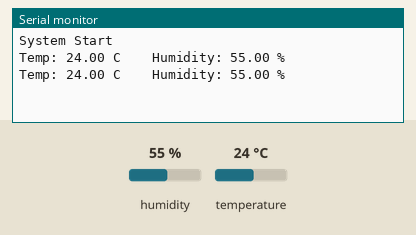
Recording of a sketch running on a simulated Arduino Uno, built with avr-gcc and run on an emulated ATmega328P. On the bench: the last lines printed to the serial monitor. The test bench sets the inputs (shaded band); at power-on: humidity 55 %, temperature 24 °C.

Above: at 2.8 s.
2.9 s: humidity set to 22 %
At 5.3 s:
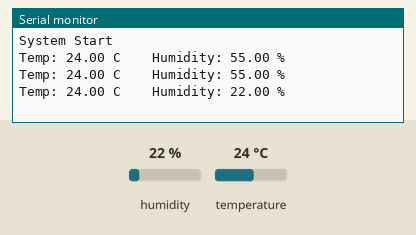
5.6 s: temperature set to 12 °C
At 7.3 s:
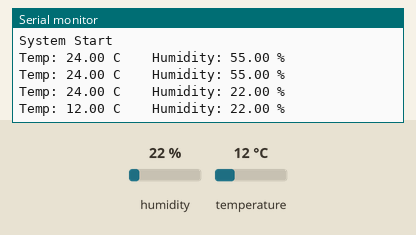
8.3 s: humidity set to 40 %
At 8.3 s:
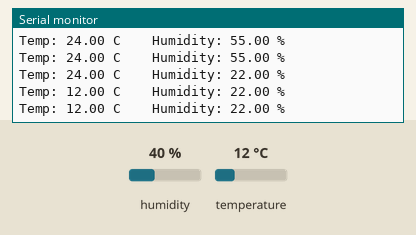
Timing chart, 0 to 11.3 s (numbered marks = the images above; inputs shaded):
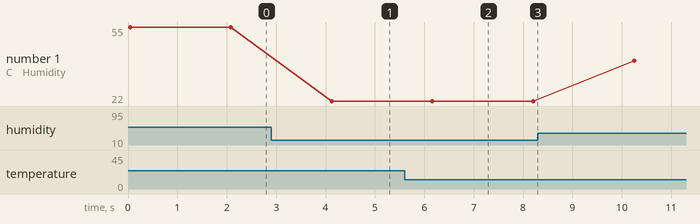

The sketch:

HTU21DF_ESP32_oled12832.ino
```cpp
#include "HTU21DLib.h"  // 溫溼度專用模組
#include "OledLib.h"  // 溫溼度專用模組


void setup()
{
    initALL() ; //系統硬體/軟體初始化


}

void loop()
{

    float temp = ReadTemperature(); //讀取HTU21D 溫溼度感測器之溫度
    float rel_hum = ReadHumidity(); //讀取HTU21D 溫溼度感測器之溼度
    Serial.print("Temp: ");               //印出 "Temp: "
    Serial.print(temp);                   //印出 temp變數內容
    Serial.print(" C");                   //印出 " C"
    Serial.print("\t\t");                 //印出 "\t\t"
    Serial.print("Humidity: ");           //印出 "Humidity: "
    Serial.print(rel_hum);                //印出 rel_hum變數內容
    Serial.println(" \%");                //印出 " \%"
    delay(2000);      //延遲2秒鐘
}

void initALL()  //系統硬體/軟體初始化
{
    Serial.begin(9600);   //通訊控制埠 初始化，並設為9600 bps
    Serial.println("System Start"); //印出 "System Start"
    initHTU21D();   //啟動HTU21D 溫溼度感測器
}
```

HTU21DLib.h
```cpp
/***************************************************
  This is an example for the HTU21D-F Humidity & Temp Sensor

  Designed specifically to work with the HTU21D-F sensor from Adafruit
  ----> https://www.adafruit.com/products/1899

  These displays use I2C to communicate, 2 pins are required to
  interface
 ****************************************************/


#include <Wire.h>   //I2C 基礎通訊函式庫
#include "Adafruit_HTU21DF.h"   // HTU21D 溫溼度感測器函式庫

// Connect Vin to 3-5VDC
// Connect GND to ground
// Connect SCL to I2C clock pin (A5 on UNO)
// Connect SDA to I2C data pin (A4 on UNO)

Adafruit_HTU21DF htu = Adafruit_HTU21DF();  //產生HTU21D 溫溼度感測器運作物件
 //產生HTU21D 溫溼度感測器運作物件
void initHTU21D()   //啟動HTU21D 溫溼度感測器
{
    if (!htu.begin())   //如果 HTU21D 溫溼度感測器沒有啟動成功
    {
      Serial.println("Couldn't find sensor!");    //印出 "Couldn't find sensor!"
      //找不到 HTU21D 溫溼度感測器
      while (1);  //永遠死在這
    }
}

float ReadTemperature() //讀取HTU21D 溫溼度感測器之溫度
{
    return htu.readTemperature();   //回傳溫溼度感測器之溫度
}
float ReadHumidity() //讀取HTU21D 溫溼度感測器之溼度
{
    return htu.readHumidity();  //回傳溫溼度感測器之溼度
}
```

OledLib.h
```cpp
#include <U8g2lib.h>
#include <SPI.h>
#include <Wire.h>

U8G2_SSD1306_128X32_UNIVISION_F_HW_I2C u8g2(U8G2_R0);


void initOLED()   //啟動OLED  顯示器
{
    if (!u8g2.begin())   //如果 OLED  顯示器沒有啟動成功
    {
      Serial.println("Couldn't find OLED!");    //印出 "Couldn't find sensor!"
      //找不到 OLED  顯示器
      while (1);  //永遠死在這
    }
}

void clearOled()
{
  u8g2.clearBuffer();         // clear the internal memory
  u8g2.sendBuffer();         // transfer internal memory to the display
}
```

Measured:
- after the input at 2.9 s, the serial monitor: prints a new line after 1.2 s (image 1)
- after the input at 5.6 s, the serial monitor: prints a new line after 0.57 s (image 2)
- plotted number 1: 55 → 22 after the input at 2.9 s, 22 → 40 after the input at 8.3 s
